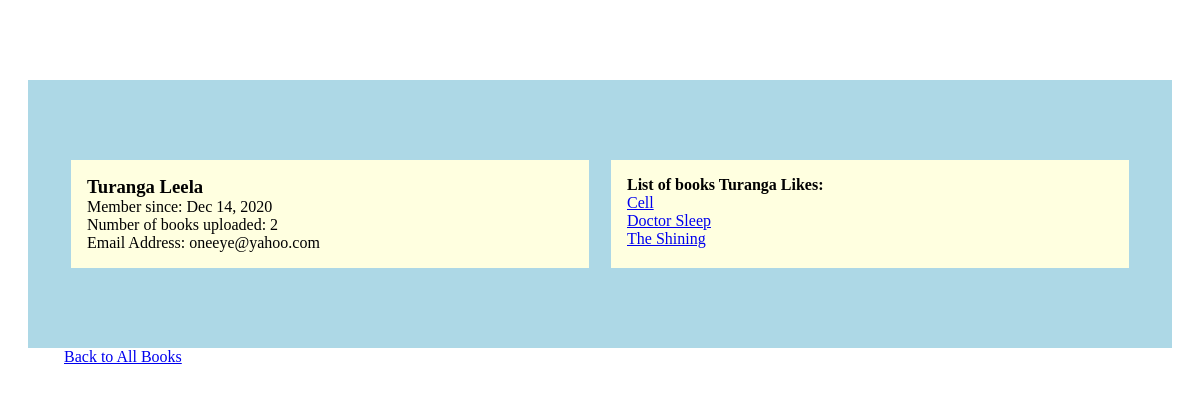
Screenshot of /user/4 (signed in) with the database file from the repository.
### book_app/models.py (models this page shows)
class User(models.Model):
    first_name = models.CharField(max_length=20)
    last_name = models.CharField(max_length=30)
    email = models.CharField(max_length=40)
    password = models.CharField(max_length=255)
    created_at = models.DateTimeField(auto_now_add=True)
    updated_at = models.DateTimeField(auto_now=True)
    objects = UserManager()

class Book(models.Model):
    title = models.CharField(max_length=40)
    description = models.TextField()
    author = models.CharField(max_length=40, default="Stephen King")
    uploaded_by = models.ForeignKey(User, related_name="books_uploaded", on_delete=models.CASCADE)
    favorited_by = models.ManyToManyField(User, related_name="liked_books")
    created_at = models.DateTimeField(auto_now_add=True)
    updated_at = models.DateTimeField(auto_now=True)
    objects = BookManager()

### book_app/views.py (the view)
# urls.py: path('user/<int:member_id>', views.specific_user)
def specific_user(request, member_id):
    if 'user_id' not in request.session:
        return redirect('/')
    count = 0
    the_user = User.objects.get(id=member_id)
    for book in the_user.books_uploaded.all():
        count += 1
    context = {
        'number' : count,
        'user' : the_user,
    }
    return render(request, 'specific_user.html', context)

### book_app/templates/specific_user.html (shortened to what this page needs)
<!DOCTYPE html>
<html lang="en">
<head>
    {% load static %}
    <link rel="stylesheet" href="{% static 'user.css' %}">
</head>
<body>
    <div id="container">
        <div class="user_info">
            <h3>{{user.first_name}} {{user.last_name}}</h3>
            <p>Member since: {{user.created_at|date:"M d, Y"}}</p>
            <p>Number of books uploaded: {{number}}</p>
            <p>Email Address: {{user.email}}</p>
        </div>
        <div class="likes">
            <h4>List of books {{user.first_name}} Likes:</h4>
            <ul>
                {% for book in user.liked_books.all %}
                <li><a href="/books/{{book.id}}">{{ book.title }}</li></a>
                {% endfor %}
            </ul>
        </div>
    </div>
    <a style="margin: 0 0 0 4em;" href="/books">Back to All Books</a>
</body>
</html>

### book_app/static/user.css (style rules this page uses)
* { padding: 0; margin: 0; }
#container { width: 90%; height: 80%; margin: 5em auto auto auto; display: flex; justify-content: space-around; background-color: lightblue; padding: 5em 2em; }
.user_info, .likes { width: 45%; padding: 1em; background-color: lightyellow; }
li { list-style: none; }

### rows the page displays
User: first_name "Turanga", last_name "Leela", created_at "Dec 14, 2020", email "oneeye@yahoo.com"
Book: title "Cell"
Book: title "Doctor Sleep"
Book: title "The Shining"

### other values shown
{{ number }} "2"
